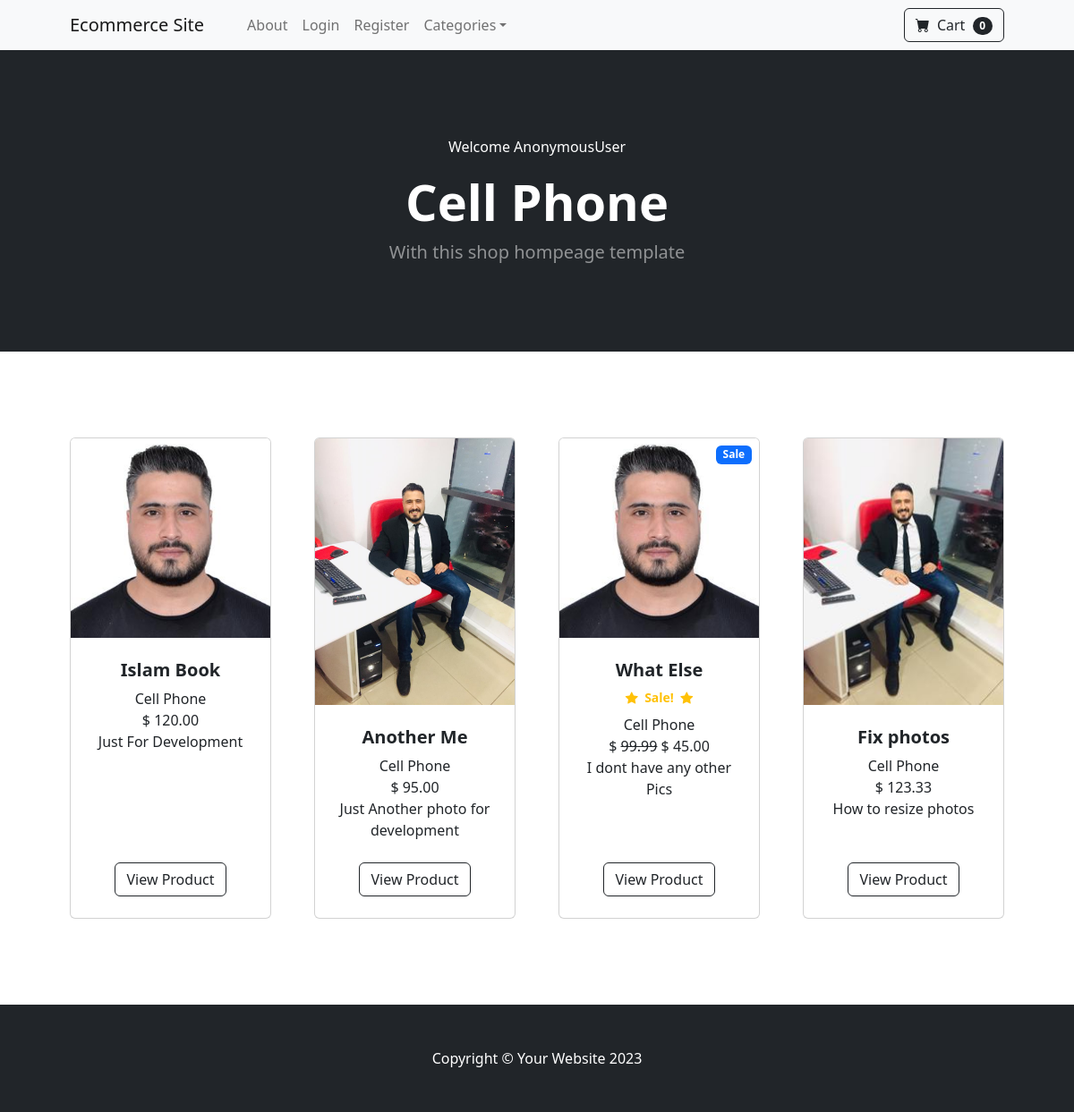
Screenshot of /category/Cell Phone/ with the database file from the repository.
### store/models.py (models this page shows, shortened)
class Category(models.Model):
    name = models.CharField(max_length=50)
    class Meta:
        verbose_name = "Category"
        verbose_name_plural = 'Categories'
    def __str__(self):
        return self.name

class Product(models.Model):
    name = models.CharField(max_length=50)
    price = models.DecimalField(default=0, max_digits=6, decimal_places=2)
    category = models.ForeignKey(Category, on_delete=models.CASCADE, default=1)
    description = models.CharField(
        max_length=250, default='', blank=True, null=True)
    image = models.ImageField(upload_to='uploads/product/')
    is_sale = models.BooleanField(default=False)
    sale_price = models.DecimalField(default=0, max_digits=6, decimal_places=2)

### store/views.py (the view)
# urls.py: path('category/<str:foo>/', views.category, name='category'),
def category(request, foo):
    try:
        category = Category.objects.get(name=foo)
        products = Product.objects.filter(category=category)
        return render(request, 'category.html', {'products': products, 'category': category})
    except Category.DoesNotExist:
        messages.error(request, "This Category does't exist...")
        return redirect('home')

### cart/cart.py (called while the page is built)
    def __len__(self):
        return len(self.cart)

### cart/context_processors.py (called while the page is built)
def cart(request):
    return {'cart': Cart(request)}

### store/templates/category.html
{% extends 'base.html' %}
    {% block content %}
        <header class="bg-dark py-5">
            <div class="container px-4 px-lg-5 my-5">
                <div class="text-center text-white">
                    <p>Welcome {{ user }}</p>
                    <h1 class="display-4 fw-bolder">{{ category }}</h1>
                    <p class="lead fw-normal text-white-50 mb-0">With this shop hompeage template</p>
                </div>
            </div>
        </header>
        <section class="py-5">
            <div class="container px-4 px-lg-5 mt-5">
                <div class="row gx-4 gx-lg-5 row-cols-2 row-cols-md-3 row-cols-xl-4 justify-content-center">
                    {% for product in products %}
                    {% if product.is_sale %}
                    <div class="col mb-5">
                        <div class="card h-100">
                            <div class="badge bg-primary text-white position-absolute" style="top: 0.5rem; right: 0.5rem">Sale</div>
                            <img class="card-img-top img-fluid" src="{{product.image.url}}" alt="..." />
                            <div class="card-body p-4">
                                <div class="text-center">
                                    <h5 class="fw-bolder">{{product.name}}</h5>
                                    <div class="d-flex justify-content-center small text-warning mb-2">
                                        <div class="bi-star-fill" ></div>
                                       <strong>
                                        &nbsp;&nbsp;Sale!&nbsp;&nbsp;
                                       </strong>
                                        <div class="bi-star-fill" ></div>
                                    </div>
                                    {{product.category}}<br>
                                    $ <strike>{{product.price}}</strike>
                                    $ {{product.sale_price}}
                                   <br>
                                   {{product.description}}
                                </div>
                            </div>
                            <div class="card-footer p-4 pt-0 border-top-0 bg-transparent">
                                <div class="text-center"><a class="btn btn-outline-dark mt-auto" href="{% url 'product' product.id %}">View Product</a></div>
                            </div>
                        </div>
                    </div>
                    {% else %}
                    <div class="col mb-5">
                        <div class="card h-100">
                            <img class="card-img-top" src="{{product.image.url}}" alt="..." />
                            <div class="card-body p-4">
                                <div class="text-center">
                                    <h5 class="fw-bolder">{{product.name}}</h5>
                                    {{product.category}}<br>
                                    $ {{product.price}}
                                   <br>
                                   {{product.description}}
                                </div>
                            </div>
                            <div class="card-footer p-4 pt-0 border-top-0 bg-transparent">
                                <div class="text-center"><a class="btn btn-outline-dark mt-auto" href="{% url 'product' product.id %}">View Product</a></div>
                            </div>
                        </div>
                    </div>
                    {% endif %}
                    {% endfor %}
                </div>
            </div>
        </section>
        {% endblock content %}

### rows the page displays
Category: name "Cell Phone"
Product: image (picture), name "Islam Book", category "Cell Phone", price "120.00", description "Just For Development"
Product: image (picture), name "Another Me", category "Cell Phone", price "95.00", description "Just Another photo for development"
Product: image (picture), name "What Else", category "Cell Phone", price "99.99", sale_price "45.00", description "I dont have any other Pics"
Product: image (picture), name "Fix photos", category "Cell Phone", price "123.33", description "How to resize photos"

### other values shown
{{ cart|length }} "0"
{{ user }} "AnonymousUser"
